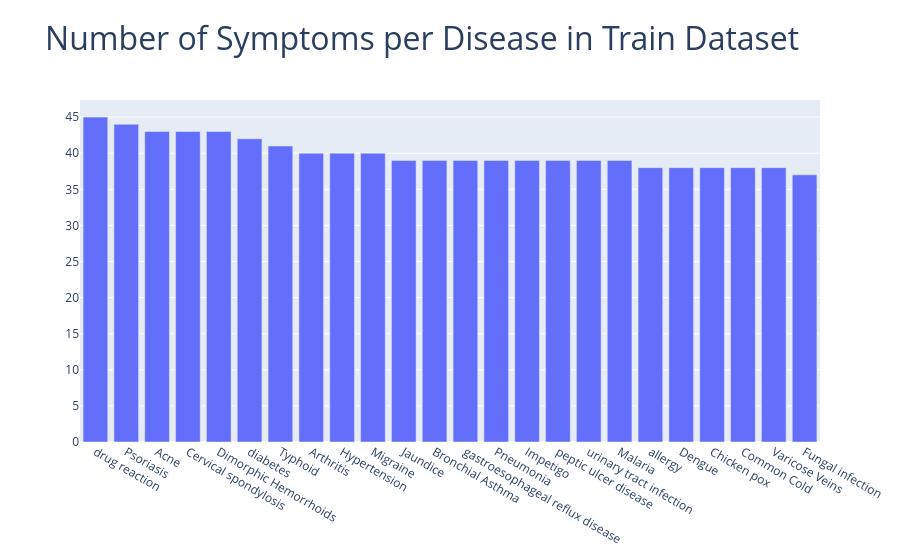

This figure's notebook cell:
### Code cell
symptoms_per_disease_train = y_train.value_counts()

x_col = symptoms_per_disease_train.index
y_col = symptoms_per_disease_train.values

title = 'Number of Symptoms per Disease in Train Dataset'
go_bar(x_col, y_col, title)

### Figure 1 — Plotly figure (JSON) as saved in the notebook; plotly's stock layout.template omitted (floating-point values rounded to 4 significant figures)
{"data": [{"type": "bar", "x": ["drug reaction", "Psoriasis", "Acne", "Cervical spondylosis", "Dimorphic Hemorrhoids", "diabetes", "Typhoid", "Arthritis", "Hypertension", "Migraine", "Jaundice", "Bronchial Asthma", "gastroesophageal reflux disease", "Pneumonia", "Impetigo", "peptic ulcer disease", "urinary tract infection", "Malaria", "allergy", "Dengue", "Chicken pox", "Common Cold", "Varicose Veins", "Fungal infection"], "y": [45, 44, 43, 43, 43, 42, 41, 40, 40, 40, 39, 39, 39, 39, 39, 39, 39, 39, 38, 38, 38, 38, 38, 37]}], "layout": {"title": {"text": "<span  style=\"font-size:32px\">Number of Symptoms per Disease in Train Dataset</span>"}}}
